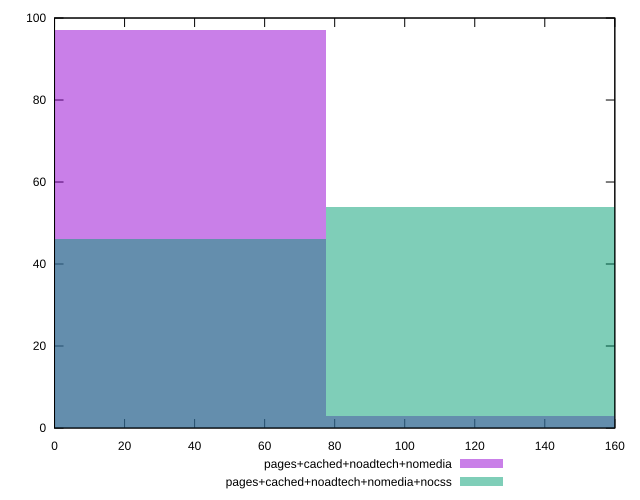

This figure's gnuplot source:
reset

$pagesCachedNoadtechNomedia <<EOF
0 97
155.20303446562346 3
EOF

$pagesCachedNoadtechNomediaNocss <<EOF
0 46
155.20303446562346 54
EOF

set key outside below
set boxwidth 155.20303446562346
set xrange [0:160]
set yrange [0:100]
set trange [0:100]
set style fill transparent solid 0.5 noborder
set terminal svg size 640, 500 enhanced background rgb 'white'
set output "report_00015_2021-02-09T16-11-33.973Z/unminified-javascript/comparison/histogram/3_vs_4.svg"

plot $pagesCachedNoadtechNomedia title "pages+cached+noadtech+nomedia" with boxes, \
     $pagesCachedNoadtechNomediaNocss title "pages+cached+noadtech+nomedia+nocss" with boxes

reset
